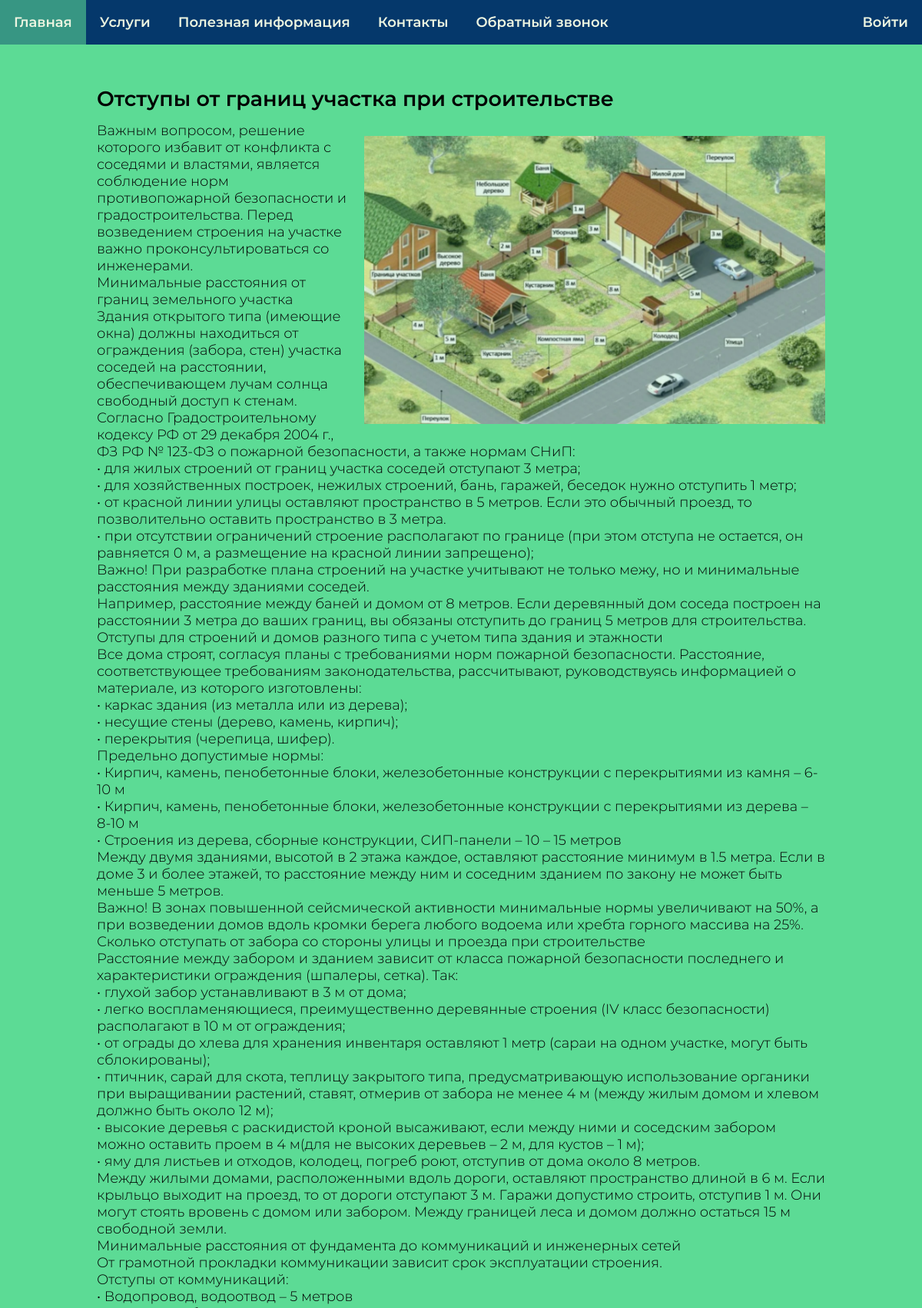
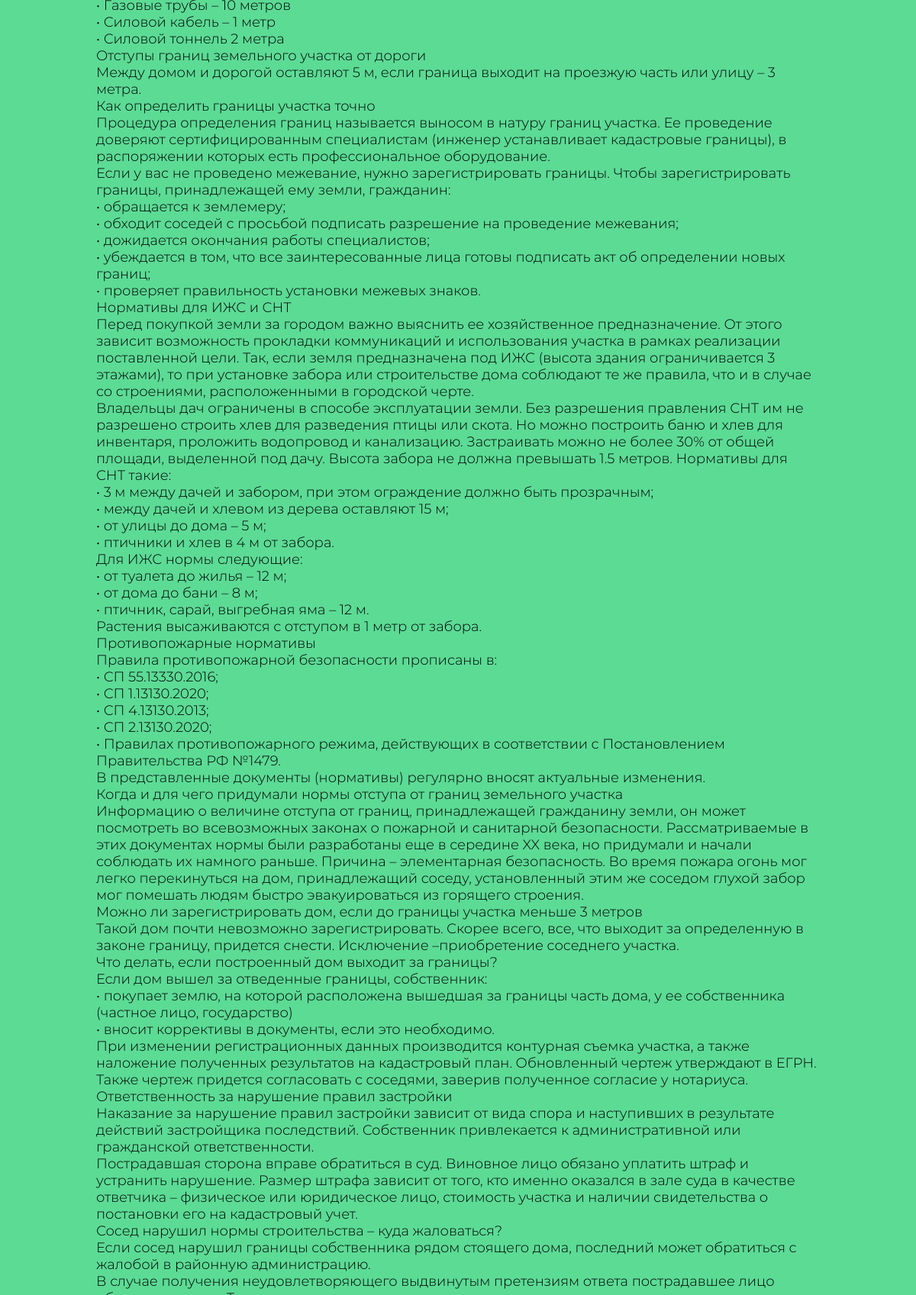
Page /post/Otstupy-ot-granits-uchastka-pri-stroitelstve/ (upper part) on the committed database (2 pictures, top to bottom).
### geodesy/models.py (models this page shows, shortened)
class Info(models.Model):
    title = models.CharField(max_length=255, verbose_name='Заголовок')
    slug = models.SlugField(max_length=255, unique=True, db_index=True)
    images = models.ImageField(upload_to='images/', default=None, blank=True, null=True, verbose_name='Изображение')
    content = models.TextField(blank=True)
    time_create = models.DateTimeField(auto_now_add=True, verbose_name='Время создания')
    time_update = models.DateTimeField(auto_now=True, verbose_name='Время изменения')
    is_published = models.BooleanField(default=True, verbose_name='Статус')
    objects = models.Manager()            # стандартный manager записей
    published = PublishedManager()      # только опубликованные записи manager
    class Meta:
        verbose_name = "Публикации"         # отображение в админке
        verbose_name_plural = "Публикации"

### geodesy/views.py (the view)
# urls.py: path('post/<slug:post_slug>/', views.show_post, name='post'),
def show_post(request, post_slug):
    post = get_object_or_404(Info, slug=post_slug)  # берем пост (запись) в БД по slug
    data = {
        'title': post.title,
        'post': post
    }
    return render(request, 'geodesy/post.html', context=data)

### geodesy/context_processors.py (called while the page is built)
def get_geodesy_context(request):
    return {'mainmenu': menu}

### geodesy/templates/geodesy/post.html
{% extends 'base.html' %}
{% block content %}
    <h2>{{post.title}}</h2>
    {% if post.images %}
    <p><img class="img-post" src="{{post.images.url}}"></p>
    {% endif %}
    {% autoescape off %}
    {{post.content|linebreaks}}
    {% endautoescape %}
{% endblock %}

### geodesy/static/geodesy/css/styles.css (style rules this page uses)
* { margin: 0; padding: 0; }
body { display: flex; flex-direction: column; min-height: 100vh; font-size: 18px; font-family: "Montserrat-Light"; }
h2 { font-family: "Montserrat-SemiBold"; padding-bottom: 0.5em; }
.img-post { width: 600px; float: right; margin: 1em 0em 1em 1em; opacity: 0.85; }

### rows in the picture
Info: title "Отступы от границ участка при строительстве", images (picture), content "Важным вопросом, решение которого избавит от конфликта с соседями и властями, является соблюдение норм противопожарной безопасности и градостроительства. Перед возведением строения на участке важно проконсультироваться со инженерами. Минимальные расстояния от границ земельного участка Здания открытого типа (имеющие окна) должны находиться от ограждения (забора, стен) участка соседей на расстоянии, обеспечивающем лучам солнца свободный доступ к стенам. Согласно Градостроительному кодексу РФ от 29 декабря 2004 г., ФЗ РФ № 123-ФЗ о пожарной безопасности, а также нормам СНиП: • для жилых строений от границ участка соседей отступают 3 метра; • для хозяйственных построек, нежилых строений, бань,…"

### other values in the picture
{{ m.title }} "Услуги" "Полезная информация" "Контакты" "Обратный звонок"
